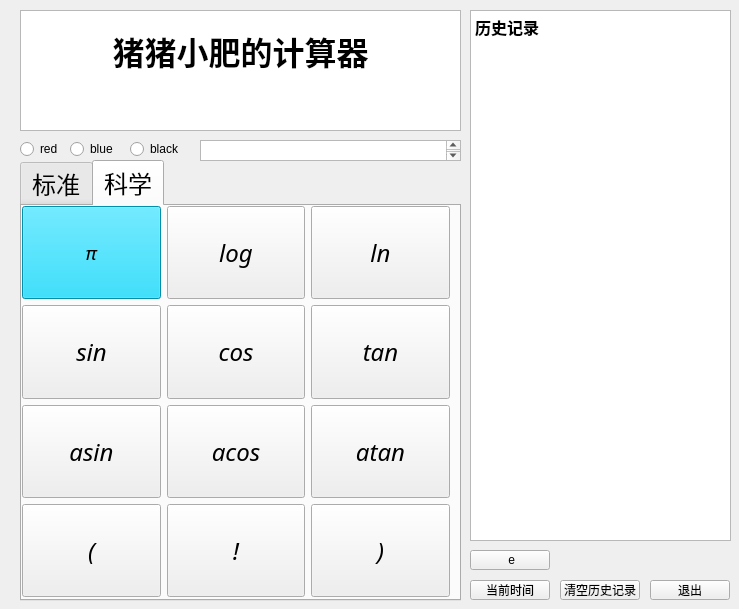
<?xml version="1.0" encoding="UTF-8"?>
<ui version="4.0">
 <class>Dialog</class>
 <widget class="QDialog" name="Dialog">
  <property name="geometry">
   <rect>
    <x>0</x>
    <y>0</y>
    <width>739</width>
    <height>609</height>
   </rect>
  </property>
  <property name="sizePolicy">
   <sizepolicy hsizetype="Expanding" vsizetype="Expanding">
    <horstretch>0</horstretch>
    <verstretch>0</verstretch>
   </sizepolicy>
  </property>
  <property name="windowTitle">
   <string>Dialog</string>
  </property>
  <widget class="QTabWidget" name="tabWidget">
   <property name="geometry">
    <rect>
     <x>20</x>
     <y>160</y>
     <width>441</width>
     <height>441</height>
    </rect>
   </property>
   <property name="sizePolicy">
    <sizepolicy hsizetype="Minimum" vsizetype="Maximum">
     <horstretch>0</horstretch>
     <verstretch>0</verstretch>
    </sizepolicy>
   </property>
   <property name="font">
    <font>
     <family>Forte</family>
     <pointsize>18</pointsize>
     <weight>50</weight>
     <bold>false</bold>
    </font>
   </property>
   <property name="currentIndex">
    <number>1</number>
   </property>
   <widget class="QWidget" name="tab">
    <attribute name="title">
     <string>标准</string>
    </attribute>
    <widget class="QWidget" name="gridLayoutWidget">
     <property name="geometry">
      <rect>
       <x>10</x>
       <y>10</y>
       <width>421</width>
       <height>341</height>
      </rect>
     </property>
     <property name="sizePolicy">
      <sizepolicy hsizetype="Expanding" vsizetype="Expanding">
       <horstretch>0</horstretch>
       <verstretch>0</verstretch>
      </sizepolicy>
     </property>
     <property name="font">
      <font>
       <family>Bahnschrift SemiLight Condensed</family>
       <pointsize>16</pointsize>
       <weight>50</weight>
       <bold>false</bold>
      </font>
     </property>
     <layout class="QGridLayout" name="gridLayout">
      <item row="8" column="0">
       <widget class="QPushButton" name="zhengfu">
        <property name="sizePolicy">
         <sizepolicy hsizetype="Expanding" vsizetype="Expanding">
          <horstretch>0</horstretch>
          <verstretch>0</verstretch>
         </sizepolicy>
        </property>
        <property name="font">
         <font>
          <family>Bodoni MT</family>
          <pointsize>22</pointsize>
          <weight>50</weight>
          <bold>false</bold>
         </font>
        </property>
        <property name="text">
         <string>+/-</string>
        </property>
       </widget>
      </item>
      <item row="4" column="0">
       <widget class="QPushButton" name="num7">
        <property name="sizePolicy">
         <sizepolicy hsizetype="Expanding" vsizetype="Expanding">
          <horstretch>0</horstretch>
          <verstretch>0</verstretch>
         </sizepolicy>
        </property>
        <property name="font">
         <font>
          <family>Bodoni MT</family>
          <pointsize>16</pointsize>
          <weight>50</weight>
          <bold>false</bold>
         </font>
        </property>
        <property name="text">
         <string>7</string>
        </property>
       </widget>
      </item>
      <item row="2" column="0">
       <widget class="QPushButton" name="daoshu">
        <property name="sizePolicy">
         <sizepolicy hsizetype="Expanding" vsizetype="Expanding">
          <horstretch>0</horstretch>
          <verstretch>0</verstretch>
         </sizepolicy>
        </property>
        <property name="font">
         <font>
          <family>Bodoni MT</family>
          <pointsize>16</pointsize>
          <weight>50</weight>
          <bold>false</bold>
         </font>
        </property>
        <property name="text">
         <string>1/X</string>
        </property>
       </widget>
      </item>
      <item row="4" column="1">
       <widget class="QPushButton" name="num8">
        <property name="sizePolicy">
         <sizepolicy hsizetype="Expanding" vsizetype="Expanding">
          <horstretch>0</horstretch>
          <verstretch>0</verstretch>
         </sizepolicy>
        </property>
        <property name="font">
         <font>
          <family>Bodoni MT</family>
          <pointsize>16</pointsize>
          <weight>50</weight>
          <bold>false</bold>
         </font>
        </property>
        <property name="text">
         <string>8</string>
        </property>
       </widget>
      </item>
      <item row="7" column="3">
       <widget class="QPushButton" name="plus">
        <property name="sizePolicy">
         <sizepolicy hsizetype="Expanding" vsizetype="Expanding">
          <horstretch>0</horstretch>
          <verstretch>0</verstretch>
         </sizepolicy>
        </property>
        <property name="font">
         <font>
          <family>Bodoni MT</family>
          <pointsize>22</pointsize>
          <weight>50</weight>
          <bold>false</bold>
         </font>
        </property>
        <property name="text">
         <string>+</string>
        </property>
       </widget>
      </item>
      <item row="7" column="2">
       <widget class="QPushButton" name="num3">
        <property name="sizePolicy">
         <sizepolicy hsizetype="Expanding" vsizetype="Expanding">
          <horstretch>0</horstretch>
          <verstretch>0</verstretch>
         </sizepolicy>
        </property>
        <property name="font">
         <font>
          <family>Bodoni MT</family>
          <pointsize>16</pointsize>
          <weight>50</weight>
          <bold>false</bold>
         </font>
        </property>
        <property name="text">
         <string>3</string>
        </property>
       </widget>
      </item>
      <item row="4" column="2">
       <widget class="QPushButton" name="num9">
        <property name="sizePolicy">
         <sizepolicy hsizetype="Expanding" vsizetype="Expanding">
          <horstretch>0</horstretch>
          <verstretch>0</verstretch>
         </sizepolicy>
        </property>
        <property name="font">
         <font>
          <family>Bodoni MT</family>
          <pointsize>16</pointsize>
          <weight>50</weight>
          <bold>false</bold>
         </font>
        </property>
        <property name="text">
         <string>9</string>
        </property>
       </widget>
      </item>
      <item row="5" column="1">
       <widget class="QPushButton" name="num5">
        <property name="sizePolicy">
         <sizepolicy hsizetype="Expanding" vsizetype="Expanding">
          <horstretch>0</horstretch>
          <verstretch>0</verstretch>
         </sizepolicy>
        </property>
        <property name="font">
         <font>
          <family>Bodoni MT</family>
          <pointsize>16</pointsize>
          <weight>50</weight>
          <bold>false</bold>
         </font>
        </property>
        <property name="text">
         <string>5</string>
        </property>
       </widget>
      </item>
      <item row="0" column="0">
       <widget class="QPushButton" name="qiuyu">
        <property name="sizePolicy">
         <sizepolicy hsizetype="Expanding" vsizetype="Expanding">
          <horstretch>0</horstretch>
          <verstretch>0</verstretch>
         </sizepolicy>
        </property>
        <property name="font">
         <font>
          <family>Bodoni MT</family>
          <pointsize>16</pointsize>
          <weight>50</weight>
          <bold>false</bold>
         </font>
        </property>
        <property name="text">
         <string>%</string>
        </property>
       </widget>
      </item>
      <item row="8" column="2">
       <widget class="QPushButton" name="point">
        <property name="sizePolicy">
         <sizepolicy hsizetype="Expanding" vsizetype="Expanding">
          <horstretch>0</horstretch>
          <verstretch>0</verstretch>
         </sizepolicy>
        </property>
        <property name="font">
         <font>
          <family>Bodoni MT</family>
          <pointsize>22</pointsize>
          <weight>50</weight>
          <bold>false</bold>
         </font>
        </property>
        <property name="text">
         <string>.</string>
        </property>
       </widget>
      </item>
      <item row="5" column="0">
       <widget class="QPushButton" name="num4">
        <property name="sizePolicy">
         <sizepolicy hsizetype="Expanding" vsizetype="Expanding">
          <horstretch>0</horstretch>
          <verstretch>0</verstretch>
         </sizepolicy>
        </property>
        <property name="font">
         <font>
          <family>Bodoni MT</family>
          <pointsize>16</pointsize>
          <weight>50</weight>
          <bold>false</bold>
         </font>
        </property>
        <property name="text">
         <string>4</string>
        </property>
       </widget>
      </item>
      <item row="0" column="3">
       <widget class="QPushButton" name="back">
        <property name="sizePolicy">
         <sizepolicy hsizetype="Expanding" vsizetype="Expanding">
          <horstretch>0</horstretch>
          <verstretch>0</verstretch>
         </sizepolicy>
        </property>
        <property name="font">
         <font>
          <family>Bodoni MT</family>
          <pointsize>16</pointsize>
          <weight>50</weight>
          <bold>false</bold>
         </font>
        </property>
        <property name="text">
         <string>◀◀◀</string>
        </property>
       </widget>
      </item>
      <item row="0" column="2">
       <widget class="QPushButton" name="cle">
        <property name="sizePolicy">
         <sizepolicy hsizetype="Expanding" vsizetype="Expanding">
          <horstretch>0</horstretch>
          <verstretch>0</verstretch>
         </sizepolicy>
        </property>
        <property name="font">
         <font>
          <family>Bodoni MT</family>
          <pointsize>16</pointsize>
          <weight>50</weight>
          <bold>false</bold>
         </font>
        </property>
        <property name="text">
         <string>C</string>
        </property>
       </widget>
      </item>
      <item row="8" column="3">
       <widget class="QPushButton" name="em">
        <property name="sizePolicy">
         <sizepolicy hsizetype="Expanding" vsizetype="Expanding">
          <horstretch>0</horstretch>
          <verstretch>0</verstretch>
         </sizepolicy>
        </property>
        <property name="text">
         <string>e^</string>
        </property>
       </widget>
      </item>
      <item row="2" column="1">
       <widget class="QPushButton" name="kaifang">
        <property name="sizePolicy">
         <sizepolicy hsizetype="Expanding" vsizetype="Expanding">
          <horstretch>0</horstretch>
          <verstretch>0</verstretch>
         </sizepolicy>
        </property>
        <property name="font">
         <font>
          <family>Bodoni MT</family>
          <pointsize>16</pointsize>
          <weight>50</weight>
          <bold>false</bold>
         </font>
        </property>
        <property name="text">
         <string>√X</string>
        </property>
       </widget>
      </item>
      <item row="7" column="1">
       <widget class="QPushButton" name="num2">
        <property name="sizePolicy">
         <sizepolicy hsizetype="Expanding" vsizetype="Expanding">
          <horstretch>0</horstretch>
          <verstretch>0</verstretch>
         </sizepolicy>
        </property>
        <property name="font">
         <font>
          <family>Bodoni MT</family>
          <pointsize>16</pointsize>
          <weight>50</weight>
          <bold>false</bold>
         </font>
        </property>
        <property name="text">
         <string>2</string>
        </property>
       </widget>
      </item>
      <item row="5" column="3">
       <widget class="QPushButton" name="min">
        <property name="sizePolicy">
         <sizepolicy hsizetype="Expanding" vsizetype="Expanding">
          <horstretch>0</horstretch>
          <verstretch>0</verstretch>
         </sizepolicy>
        </property>
        <property name="font">
         <font>
          <family>Bodoni MT</family>
          <pointsize>22</pointsize>
          <weight>50</weight>
          <bold>false</bold>
         </font>
        </property>
        <property name="text">
         <string>-</string>
        </property>
       </widget>
      </item>
      <item row="2" column="2">
       <widget class="QPushButton" name="pinfang">
        <property name="sizePolicy">
         <sizepolicy hsizetype="Expanding" vsizetype="Expanding">
          <horstretch>0</horstretch>
          <verstretch>0</verstretch>
         </sizepolicy>
        </property>
        <property name="font">
         <font>
          <family>Bodoni MT</family>
          <pointsize>16</pointsize>
          <weight>50</weight>
          <bold>false</bold>
         </font>
        </property>
        <property name="text">
         <string>^</string>
        </property>
       </widget>
      </item>
      <item row="5" column="2">
       <widget class="QPushButton" name="num6">
        <property name="sizePolicy">
         <sizepolicy hsizetype="Expanding" vsizetype="Expanding">
          <horstretch>0</horstretch>
          <verstretch>0</verstretch>
         </sizepolicy>
        </property>
        <property name="font">
         <font>
          <family>Bodoni MT</family>
          <pointsize>16</pointsize>
          <weight>50</weight>
          <bold>false</bold>
         </font>
        </property>
        <property name="text">
         <string>6</string>
        </property>
       </widget>
      </item>
      <item row="2" column="3">
       <widget class="QPushButton" name="div">
        <property name="sizePolicy">
         <sizepolicy hsizetype="Expanding" vsizetype="Expanding">
          <horstretch>0</horstretch>
          <verstretch>0</verstretch>
         </sizepolicy>
        </property>
        <property name="font">
         <font>
          <family>Bodoni MT</family>
          <pointsize>22</pointsize>
          <weight>50</weight>
          <bold>false</bold>
         </font>
        </property>
        <property name="text">
         <string>÷</string>
        </property>
       </widget>
      </item>
      <item row="8" column="1">
       <widget class="QPushButton" name="num0">
        <property name="sizePolicy">
         <sizepolicy hsizetype="Expanding" vsizetype="Expanding">
          <horstretch>0</horstretch>
          <verstretch>0</verstretch>
         </sizepolicy>
        </property>
        <property name="font">
         <font>
          <family>Bodoni MT</family>
          <pointsize>16</pointsize>
          <weight>50</weight>
          <bold>false</bold>
         </font>
        </property>
        <property name="text">
         <string>0</string>
        </property>
       </widget>
      </item>
      <item row="4" column="3">
       <widget class="QPushButton" name="mul">
        <property name="sizePolicy">
         <sizepolicy hsizetype="Expanding" vsizetype="Expanding">
          <horstretch>0</horstretch>
          <verstretch>0</verstretch>
         </sizepolicy>
        </property>
        <property name="font">
         <font>
          <family>Bodoni MT</family>
          <pointsize>22</pointsize>
          <weight>50</weight>
          <bold>false</bold>
         </font>
        </property>
        <property name="text">
         <string>×</string>
        </property>
       </widget>
      </item>
      <item row="7" column="0">
       <widget class="QPushButton" name="num1">
        <property name="sizePolicy">
         <sizepolicy hsizetype="Expanding" vsizetype="Expanding">
          <horstretch>0</horstretch>
          <verstretch>0</verstretch>
         </sizepolicy>
        </property>
        <property name="font">
         <font>
          <family>Bodoni MT</family>
          <pointsize>16</pointsize>
          <weight>50</weight>
          <bold>false</bold>
         </font>
        </property>
        <property name="text">
         <string>1</string>
        </property>
       </widget>
      </item>
      <item row="0" column="1">
       <widget class="QPushButton" name="ce">
        <property name="sizePolicy">
         <sizepolicy hsizetype="Expanding" vsizetype="Expanding">
          <horstretch>0</horstretch>
          <verstretch>0</verstretch>
         </sizepolicy>
        </property>
        <property name="font">
         <font>
          <family>Bodoni MT</family>
          <pointsize>16</pointsize>
          <weight>50</weight>
          <bold>false</bold>
         </font>
        </property>
        <property name="text">
         <string>CE</string>
        </property>
       </widget>
      </item>
     </layout>
    </widget>
    <widget class="QPushButton" name="equ">
     <property name="geometry">
      <rect>
       <x>10</x>
       <y>360</y>
       <width>421</width>
       <height>41</height>
      </rect>
     </property>
     <property name="sizePolicy">
      <sizepolicy hsizetype="Minimum" vsizetype="Minimum">
       <horstretch>0</horstretch>
       <verstretch>0</verstretch>
      </sizepolicy>
     </property>
     <property name="font">
      <font>
       <family>Bodoni MT</family>
       <pointsize>24</pointsize>
       <weight>50</weight>
       <bold>false</bold>
      </font>
     </property>
     <property name="styleSheet">
      <string notr="true">background-color: rgb(7, 156, 255);</string>
     </property>
     <property name="text">
      <string>=</string>
     </property>
    </widget>
   </widget>
   <widget class="QWidget" name="tab_2">
    <attribute name="title">
     <string>科学</string>
    </attribute>
    <widget class="QWidget" name="verticalLayoutWidget">
     <property name="geometry">
      <rect>
       <x>0</x>
       <y>0</y>
       <width>428</width>
       <height>391</height>
      </rect>
     </property>
     <layout class="QVBoxLayout" name="verticalLayout">
      <item>
       <layout class="QGridLayout" name="gridLayout_2">
        <item row="1" column="4">
         <widget class="QPushButton" name="qln">
          <property name="sizePolicy">
           <sizepolicy hsizetype="Expanding" vsizetype="Expanding">
            <horstretch>0</horstretch>
            <verstretch>0</verstretch>
           </sizepolicy>
          </property>
          <property name="font">
           <font>
            <family>Bodoni MT</family>
            <pointsize>18</pointsize>
            <weight>50</weight>
            <italic>true</italic>
            <bold>false</bold>
           </font>
          </property>
          <property name="text">
           <string>ln</string>
          </property>
         </widget>
        </item>
        <item row="3" column="1">
         <widget class="QPushButton" name="sin">
          <property name="sizePolicy">
           <sizepolicy hsizetype="Expanding" vsizetype="Expanding">
            <horstretch>0</horstretch>
            <verstretch>0</verstretch>
           </sizepolicy>
          </property>
          <property name="font">
           <font>
            <family>Bodoni MT</family>
            <pointsize>18</pointsize>
            <weight>50</weight>
            <italic>true</italic>
            <bold>false</bold>
           </font>
          </property>
          <property name="text">
           <string>sin</string>
          </property>
         </widget>
        </item>
        <item row="4" column="1">
         <widget class="QPushButton" name="asin">
          <property name="sizePolicy">
           <sizepolicy hsizetype="Expanding" vsizetype="Expanding">
            <horstretch>0</horstretch>
            <verstretch>0</verstretch>
           </sizepolicy>
          </property>
          <property name="font">
           <font>
            <family>Bodoni MT</family>
            <pointsize>18</pointsize>
            <weight>50</weight>
            <italic>true</italic>
            <bold>false</bold>
           </font>
          </property>
          <property name="text">
           <string>asin</string>
          </property>
         </widget>
        </item>
        <item row="4" column="3">
         <widget class="QPushButton" name="acos">
          <property name="sizePolicy">
           <sizepolicy hsizetype="Expanding" vsizetype="Expanding">
            <horstretch>0</horstretch>
            <verstretch>0</verstretch>
           </sizepolicy>
          </property>
          <property name="font">
           <font>
            <family>Bodoni MT</family>
            <pointsize>18</pointsize>
            <weight>50</weight>
            <italic>true</italic>
            <bold>false</bold>
           </font>
          </property>
          <property name="text">
           <string>acos</string>
          </property>
         </widget>
        </item>
        <item row="3" column="4">
         <widget class="QPushButton" name="tan">
          <property name="sizePolicy">
           <sizepolicy hsizetype="Expanding" vsizetype="Expanding">
            <horstretch>0</horstretch>
            <verstretch>0</verstretch>
           </sizepolicy>
          </property>
          <property name="font">
           <font>
            <family>Bodoni MT</family>
            <pointsize>18</pointsize>
            <weight>50</weight>
            <italic>true</italic>
            <bold>false</bold>
           </font>
          </property>
          <property name="text">
           <string>tan</string>
          </property>
         </widget>
        </item>
        <item row="1" column="1">
         <widget class="QPushButton" name="pi">
          <property name="sizePolicy">
           <sizepolicy hsizetype="Expanding" vsizetype="Expanding">
            <horstretch>0</horstretch>
            <verstretch>0</verstretch>
           </sizepolicy>
          </property>
          <property name="font">
           <font>
            <family>Bodoni MT</family>
            <pointsize>14</pointsize>
            <weight>50</weight>
            <italic>true</italic>
            <bold>false</bold>
           </font>
          </property>
          <property name="styleSheet">
           <string notr="true">background-color: rgb(3, 200, 239);</string>
          </property>
          <property name="text">
           <string>π</string>
          </property>
         </widget>
        </item>
        <item row="3" column="3">
         <widget class="QPushButton" name="cos">
          <property name="sizePolicy">
           <sizepolicy hsizetype="Expanding" vsizetype="Expanding">
            <horstretch>0</horstretch>
            <verstretch>0</verstretch>
           </sizepolicy>
          </property>
          <property name="font">
           <font>
            <family>Bodoni MT</family>
            <pointsize>18</pointsize>
            <weight>50</weight>
            <italic>true</italic>
            <bold>false</bold>
           </font>
          </property>
          <property name="text">
           <string>cos</string>
          </property>
         </widget>
        </item>
        <item row="4" column="4">
         <widget class="QPushButton" name="atan">
          <property name="sizePolicy">
           <sizepolicy hsizetype="Expanding" vsizetype="Expanding">
            <horstretch>0</horstretch>
            <verstretch>0</verstretch>
           </sizepolicy>
          </property>
          <property name="font">
           <font>
            <family>Bodoni MT</family>
            <pointsize>18</pointsize>
            <weight>50</weight>
            <italic>true</italic>
            <bold>false</bold>
           </font>
          </property>
          <property name="text">
           <string>atan</string>
          </property>
         </widget>
        </item>
        <item row="5" column="3">
         <widget class="QPushButton" name="gantan">
          <property name="sizePolicy">
           <sizepolicy hsizetype="Expanding" vsizetype="Expanding">
            <horstretch>0</horstretch>
            <verstretch>0</verstretch>
           </sizepolicy>
          </property>
          <property name="font">
           <font>
            <family>Bodoni MT</family>
            <pointsize>18</pointsize>
            <weight>50</weight>
            <italic>true</italic>
            <bold>false</bold>
           </font>
          </property>
          <property name="text">
           <string>!</string>
          </property>
         </widget>
        </item>
        <item row="5" column="4">
         <widget class="QPushButton" name="rkuo">
          <property name="sizePolicy">
           <sizepolicy hsizetype="Expanding" vsizetype="Expanding">
            <horstretch>0</horstretch>
            <verstretch>0</verstretch>
           </sizepolicy>
          </property>
          <property name="font">
           <font>
            <family>Bodoni MT</family>
            <pointsize>18</pointsize>
            <weight>50</weight>
            <italic>true</italic>
            <bold>false</bold>
           </font>
          </property>
          <property name="text">
           <string>)</string>
          </property>
         </widget>
        </item>
        <item row="5" column="1">
         <widget class="QPushButton" name="lkuo">
          <property name="sizePolicy">
           <sizepolicy hsizetype="Expanding" vsizetype="Expanding">
            <horstretch>0</horstretch>
            <verstretch>0</verstretch>
           </sizepolicy>
          </property>
          <property name="font">
           <font>
            <family>Bodoni MT</family>
            <pointsize>18</pointsize>
            <weight>50</weight>
            <italic>true</italic>
            <bold>false</bold>
           </font>
          </property>
          <property name="text">
           <string>(</string>
          </property>
         </widget>
        </item>
        <item row="1" column="3">
         <widget class="QPushButton" name="qlog">
          <property name="sizePolicy">
           <sizepolicy hsizetype="Expanding" vsizetype="Expanding">
            <horstretch>0</horstretch>
            <verstretch>0</verstretch>
           </sizepolicy>
          </property>
          <property name="sizeIncrement">
           <size>
            <width>5</width>
            <height>0</height>
           </size>
          </property>
          <property name="font">
           <font>
            <family>Bodoni MT</family>
            <pointsize>18</pointsize>
            <weight>50</weight>
            <italic>true</italic>
            <bold>false</bold>
           </font>
          </property>
          <property name="styleSheet">
           <string notr="true">alternate-background-color: qconicalgradient(cx:0.5, cy:0.5, angle:0, stop:0 rgba(255, 255, 255, 255), stop:0.373979 rgba(255, 255, 255, 255), stop:0.373991 rgba(33, 30, 255, 255), stop:0.624018 rgba(33, 30, 255, 255), stop:0.624043 rgba(255, 0, 0, 255), stop:1 rgba(255, 0, 0, 255));</string>
          </property>
          <property name="text">
           <string>log</string>
          </property>
         </widget>
        </item>
       </layout>
      </item>
     </layout>
    </widget>
   </widget>
  </widget>
  <widget class="QTextBrowser" name="textBrowser">
   <property name="geometry">
    <rect>
     <x>20</x>
     <y>10</y>
     <width>441</width>
     <height>121</height>
    </rect>
   </property>
   <property name="styleSheet">
    <string notr="true"/>
   </property>
   <property name="html">
    <string>&lt;!DOCTYPE HTML PUBLIC &quot;-//W3C//DTD HTML 4.0//EN&quot; &quot;http://www.w3.org/TR/REC-html40/strict.dtd&quot;&gt;
&lt;html&gt;&lt;head&gt;&lt;meta name=&quot;qrichtext&quot; content=&quot;1&quot; /&gt;&lt;style type=&quot;text/css&quot;&gt;
p, li { white-space: pre-wrap; }
&lt;/style&gt;&lt;/head&gt;&lt;body style=&quot; font-family:'SimSun'; font-size:9pt; font-weight:400; font-style:normal;&quot;&gt;
&lt;p align=&quot;center&quot; style=&quot; margin-top:12px; margin-bottom:12px; margin-left:0px; margin-right:0px; -qt-block-indent:0; text-indent:0px;&quot;&gt;&lt;span style=&quot; font-size:36pt; font-weight:600; vertical-align:sub;&quot;&gt;猪猪小肥的计算器&lt;/span&gt;&lt;/p&gt;&lt;/body&gt;&lt;/html&gt;</string>
   </property>
  </widget>
  <widget class="QTextBrowser" name="his_show">
   <property name="geometry">
    <rect>
     <x>470</x>
     <y>10</y>
     <width>261</width>
     <height>531</height>
    </rect>
   </property>
   <property name="html">
    <string>&lt;!DOCTYPE HTML PUBLIC &quot;-//W3C//DTD HTML 4.0//EN&quot; &quot;http://www.w3.org/TR/REC-html40/strict.dtd&quot;&gt;
&lt;html&gt;&lt;head&gt;&lt;meta name=&quot;qrichtext&quot; content=&quot;1&quot; /&gt;&lt;style type=&quot;text/css&quot;&gt;
p, li { white-space: pre-wrap; }
&lt;/style&gt;&lt;/head&gt;&lt;body style=&quot; font-family:'SimSun'; font-size:9pt; font-weight:400; font-style:normal;&quot;&gt;
&lt;p style=&quot; margin-top:0px; margin-bottom:0px; margin-left:0px; margin-right:0px; -qt-block-indent:0; text-indent:0px;&quot;&gt;&lt;span style=&quot; font-size:12pt; font-weight:600;&quot;&gt;历史记录&lt;/span&gt;&lt;/p&gt;&lt;/body&gt;&lt;/html&gt;</string>
   </property>
  </widget>
  <widget class="QPushButton" name="clc">
   <property name="geometry">
    <rect>
     <x>560</x>
     <y>580</y>
     <width>80</width>
     <height>20</height>
    </rect>
   </property>
   <property name="text">
    <string>清空历史记录</string>
   </property>
  </widget>
  <widget class="QPushButton" name="out">
   <property name="geometry">
    <rect>
     <x>650</x>
     <y>580</y>
     <width>80</width>
     <height>20</height>
    </rect>
   </property>
   <property name="text">
    <string>退出</string>
   </property>
  </widget>
  <widget class="QPushButton" name="time">
   <property name="geometry">
    <rect>
     <x>470</x>
     <y>580</y>
     <width>80</width>
     <height>20</height>
    </rect>
   </property>
   <property name="text">
    <string>当前时间</string>
   </property>
  </widget>
  <widget class="QTextBrowser" name="textabc">
   <property name="geometry">
    <rect>
     <x>200</x>
     <y>140</y>
     <width>261</width>
     <height>21</height>
    </rect>
   </property>
  </widget>
  <widget class="QRadioButton" name="red">
   <property name="geometry">
    <rect>
     <x>20</x>
     <y>140</y>
     <width>41</width>
     <height>18</height>
    </rect>
   </property>
   <property name="text">
    <string>red</string>
   </property>
  </widget>
  <widget class="QRadioButton" name="blue">
   <property name="geometry">
    <rect>
     <x>70</x>
     <y>140</y>
     <width>51</width>
     <height>18</height>
    </rect>
   </property>
   <property name="text">
    <string>blue</string>
   </property>
  </widget>
  <widget class="QRadioButton" name="black">
   <property name="geometry">
    <rect>
     <x>130</x>
     <y>140</y>
     <width>61</width>
     <height>18</height>
    </rect>
   </property>
   <property name="text">
    <string>black</string>
   </property>
  </widget>
  <widget class="QPushButton" name="qe">
   <property name="geometry">
    <rect>
     <x>470</x>
     <y>550</y>
     <width>80</width>
     <height>20</height>
    </rect>
   </property>
   <property name="text">
    <string> e</string>
   </property>
  </widget>
 </widget>
 <resources/>
 <connections>
  <connection>
   <sender>out</sender>
   <signal>clicked()</signal>
   <receiver>Dialog</receiver>
   <slot>close()</slot>
   <hints>
    <hint type="sourcelabel">
     <x>669</x>
     <y>579</y>
    </hint>
    <hint type="destinationlabel">
     <x>358</x>
     <y>299</y>
    </hint>
   </hints>
  </connection>
 </connections>
</ui>
